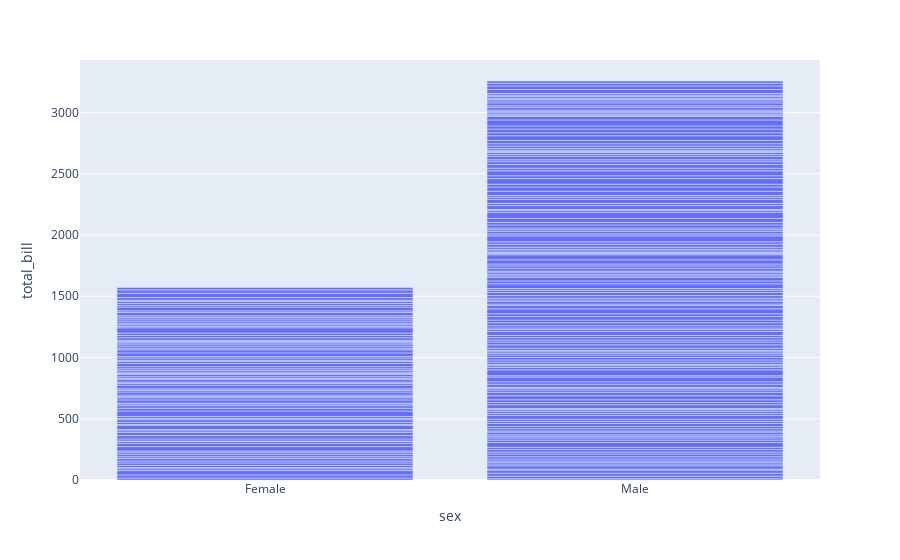

Notebook cell for this chart:
### Code cell
df = px.data.tips()
fig = px.bar(df ,x = 'sex' , y ="total_bill")
fig.show()

### Figure 1 — Plotly figure (JSON) as saved in the notebook; plotly's stock layout.template omitted (floating-point values rounded to 4 significant figures; data arrays with more than 128 entries replaced by an {"elided": "..."} marker saying what was removed)
{"data": [{"alignmentgroup": "True", "hovertemplate": "sex=%{x}<br>total_bill=%{y}<extra></extra>", "legendgroup": "", "marker": {"color": "#636efa", "pattern": {"shape": ""}}, "name": "", "offsetgroup": "", "orientation": "v", "showlegend": false, "textposition": "auto", "type": "bar", "x": {"elided": "244 str values"}, "xaxis": "x", "y": {"elided": "244 float values"}, "yaxis": "y"}], "layout": {"barmode": "relative", "legend": {"tracegroupgap": 0}, "margin": {"t": 60}, "xaxis": {"anchor": "y", "domain": [0, 1], "title": {"text": "sex"}}, "yaxis": {"anchor": "x", "domain": [0, 1], "title": {"text": "total_bill"}}}}
